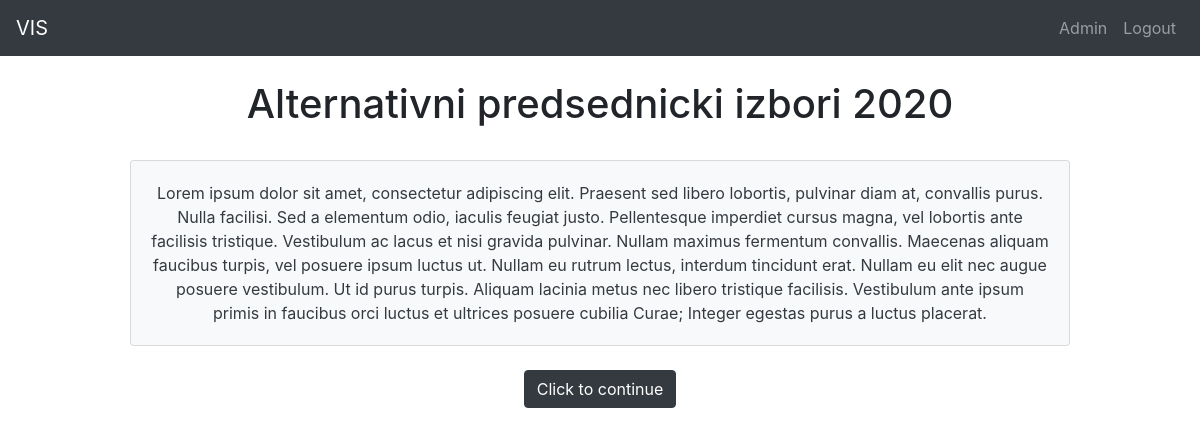
Screenshot of /project/voting_step1/8 (signed in) with the database file from the repository.
### project/models.py (models this page shows, shortened)
class Election(models.Model):
    election_type = models.ForeignKey(ElectionType, on_delete=models.CASCADE)
    base_unit = models.ForeignKey(
        VotingUnit, on_delete=models.CASCADE, blank=True, null=True)
    title = models.CharField(max_length=100)
    description = models.CharField(max_length=1000, blank=True)
    begin_datetime = models.DateTimeField()
    end_datetime = models.DateTimeField()

### project/views.py (the view)
# urls.py: path('voting_step1/<int:election_id>', views.voting_step1, name="voting_step1"),
@login_required()
def voting_step1(request, election_id):
    election = get_object_or_404(Election, pk=election_id)
    context = {'election': election}
    return render(request, 'project/voting_step1.html', context)

### project/templates/project/voting_step1.html
{% extends 'base.html' %}
{% block content %}
<h1 class="text-center">{{election.title}}</h1>
<br />
<div class="container">
    <div class="card bg-light text-dark text-center">
        <div class="card-body">{{election.description}}</div>
    </div>
</div>
<br />
<div class="text-center">
    <a class="btn btn-dark" href="{% url 'project:voting_step2' election.id %}" role="button">Click to continue</a>
</div>
{% endblock content %}

### rows the page displays
Election: title "Alternativni predsednicki izbori 2020", description "Lorem ipsum dolor sit amet, consectetur adipiscing elit. Praesent sed libero lobortis, pulvinar diam at, convallis purus. Nulla facilisi. Sed a elementum odio, iaculis feugiat justo. Pellentesque imperdiet cursus magna, vel lobortis ante facilisis tristique. Vestibulum ac lacus et nisi gravida pulvinar. Nullam maximus fermentum convallis. Maecenas aliquam faucibus turpis, vel posuere ipsum luctus ut. Nullam eu rutrum lectus, interdum tincidunt erat. Nullam eu elit nec augue posuere vestibulum. Ut id purus turpis. Aliquam lacinia metus nec libero tristique facilisis. Vestibulum ante ipsum primis in faucibus orci luctus et ultrices posuere cubilia Curae; Integer egestas purus a luctus…"
